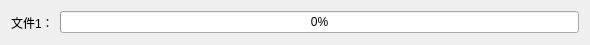
<?xml version="1.0" encoding="UTF-8"?>
<ui version="4.0">
 <class>FileDataProgress</class>
 <widget class="QWidget" name="FileDataProgress">
  <property name="geometry">
   <rect>
    <x>0</x>
    <y>0</y>
    <width>590</width>
    <height>45</height>
   </rect>
  </property>
  <property name="windowTitle">
   <string>Form</string>
  </property>
  <layout class="QHBoxLayout" name="horizontalLayout">
   <item>
    <widget class="QLabel" name="label">
     <property name="text">
      <string>文件1：</string>
     </property>
    </widget>
   </item>
   <item>
    <widget class="QProgressBar" name="progressBar">
     <property name="value">
      <number>0</number>
     </property>
    </widget>
   </item>
  </layout>
 </widget>
 <resources/>
 <connections/>
</ui>
